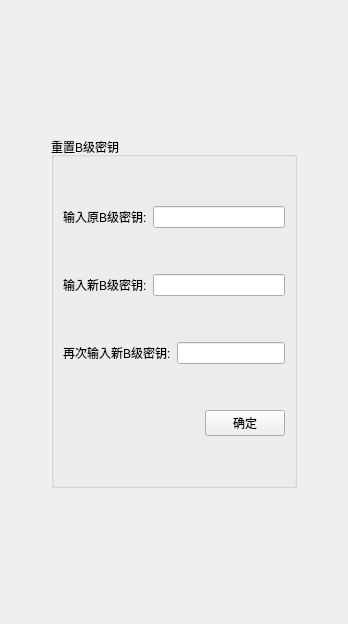
                 <widget class="QWidget" name="page_23">
                  <layout class="QVBoxLayout" name="verticalLayout_38">
                   <item>
                    <spacer name="verticalSpacer_27">
                     <property name="orientation">
                      <enum>Qt::Vertical</enum>
                     </property>
                     <property name="sizeHint" stdset="0">
                      <size>
                       <width>20</width>
                       <height>126</height>
                      </size>
                     </property>
                    </spacer>
                   </item>
                   <item>
                    <layout class="QHBoxLayout" name="horizontalLayout_38">
                     <item>
                      <spacer name="horizontalSpacer_9">
                       <property name="orientation">
                        <enum>Qt::Horizontal</enum>
                       </property>
                       <property name="sizeHint" stdset="0">
                        <size>
                         <width>40</width>
                         <height>20</height>
                        </size>
                       </property>
                      </spacer>
                     </item>
                     <item>
                      <widget class="QGroupBox" name="groupBox_6">
                       <property name="title">
                        <string>重置B级密钥</string>
                       </property>
                       <layout class="QVBoxLayout" name="verticalLayout_37">
                        <item>
                         <spacer name="verticalSpacer_71">
                          <property name="orientation">
                           <enum>Qt::Vertical</enum>
                          </property>
                          <property name="sizeHint" stdset="0">
                           <size>
                            <width>20</width>
                            <height>40</height>
                           </size>
                          </property>
                         </spacer>
                        </item>
                        <item>
                         <layout class="QHBoxLayout" name="horizontalLayout_35">
                          <item>
                           <widget class="QLabel" name="label_18">
                            <property name="text">
                             <string>输入原B级密钥:</string>
                            </property>
                           </widget>
                          </item>
                          <item>
                           <widget class="QLineEdit" name="lineEdit_25">
                            <property name="echoMode">
                             <enum>QLineEdit::Password</enum>
                            </property>
                           </widget>
                          </item>
                         </layout>
                        </item>
                        <item>
                         <spacer name="verticalSpacer_72">
                          <property name="orientation">
                           <enum>Qt::Vertical</enum>
                          </property>
                          <property name="sizeHint" stdset="0">
                           <size>
                            <width>20</width>
                            <height>40</height>
                           </size>
                          </property>
                         </spacer>
                        </item>
                        <item>
                         <layout class="QHBoxLayout" name="horizontalLayout_36">
                          <item>
                           <widget class="QLabel" name="label_17">
                            <property name="text">
                             <string>输入新B级密钥:</string>
                            </property>
                           </widget>
                          </item>
                          <item>
                           <widget class="QLineEdit" name="lineEdit_24">
                            <property name="echoMode">
                             <enum>QLineEdit::Password</enum>
                            </property>
                           </widget>
                          </item>
                         </layout>
                        </item>
                        <item>
                         <spacer name="verticalSpacer_73">
                          <property name="orientation">
                           <enum>Qt::Vertical</enum>
                          </property>
                          <property name="sizeHint" stdset="0">
                           <size>
                            <width>20</width>
                            <height>40</height>
                           </size>
                          </property>
                         </spacer>
                        </item>
                        <item>
                         <layout class="QHBoxLayout" name="horizontalLayout_37">
                          <item>
                           <widget class="QLabel" name="label_16">
                            <property name="text">
                             <string>再次输入新B级密钥:</string>
                            </property>
                           </widget>
                          </item>
                          <item>
                           <widget class="QLineEdit" name="lineEdit_26">
                            <property name="echoMode">
                             <enum>QLineEdit::Password</enum>
                            </property>
                           </widget>
                          </item>
                         </layout>
                        </item>
                        <item>
                         <spacer name="verticalSpacer_74">
                          <property name="orientation">
                           <enum>Qt::Vertical</enum>
                          </property>
                          <property name="sizeHint" stdset="0">
                           <size>
                            <width>20</width>
                            <height>40</height>
                           </size>
                          </property>
                         </spacer>
                        </item>
                        <item>
                         <layout class="QHBoxLayout" name="horizontalLayout_71">
                          <item>
                           <spacer name="horizontalSpacer_27">
                            <property name="orientation">
                             <enum>Qt::Horizontal</enum>
                            </property>
                            <property name="sizeHint" stdset="0">
                             <size>
                              <width>40</width>
                              <height>20</height>
                             </size>
                            </property>
                           </spacer>
                          </item>
                          <item>
                           <widget class="QPushButton" name="pushButton_60">
                            <property name="minimumSize">
                             <size>
                              <width>75</width>
                              <height>0</height>
                             </size>
                            </property>
                            <property name="text">
                             <string>确定</string>
                            </property>
                            <property name="icon">
                             <iconset>
                              <normaloff>:/image/confirm.ico</normaloff>:/image/confirm.ico</iconset>
                            </property>
                           </widget>
                          </item>
                         </layout>
                        </item>
                        <item>
                         <spacer name="verticalSpacer_75">
                          <property name="orientation">
                           <enum>Qt::Vertical</enum>
                          </property>
                          <property name="sizeHint" stdset="0">
                           <size>
                            <width>20</width>
                            <height>40</height>
                           </size>
                          </property>
                         </spacer>
                        </item>
                       </layout>
                      </widget>
                     </item>
                     <item>
                      <spacer name="horizontalSpacer_10">
                       <property name="orientation">
                        <enum>Qt::Horizontal</enum>
                       </property>
                       <property name="sizeHint" stdset="0">
                        <size>
                         <width>40</width>
                         <height>20</height>
                        </size>
                       </property>
                      </spacer>
                     </item>
                    </layout>
                   </item>
                   <item>
                    <spacer name="verticalSpacer_28">
                     <property name="orientation">
                      <enum>Qt::Vertical</enum>
                     </property>
                     <property name="sizeHint" stdset="0">
                      <size>
                       <width>20</width>
                       <height>125</height>
                      </size>
                     </property>
                    </spacer>
                   </item>
                  </layout>
                 </widget>
